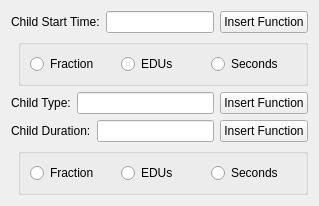
                                <widget class="QWidget" name="childEventDefContSweepPage">
                                  <layout class="QVBoxLayout" name="childEventDefContSweepPageLayout">
                                          <item>
                                          <layout class="QHBoxLayout" name="childEventDefStartTimeLayout">
                                              <item>
                                                  <widget class="QLabel" name="childEventDefStartTimeLabel">
                                                  <property name="text"><string>Child Start Time:</string></property>
                                                  </widget>
                                              </item>
                                              <item>
                                                  <widget class="QLineEdit" name="childDefEntry1"/>
                                              </item>
                                              <item>
                                                  <widget class="QPushButton" name="childEventDefStartTimeFunButton">
                                                  <property name="text">
                                                      <string>Insert Function</string>
                                                  </property>
                                                  </widget>
                                              </item>
                                          </layout>
                                          </item>
                                          <item>
                                          <layout class="QHBoxLayout">
                                            <item>
                                              <spacer name="childEventDeStartTypeSpacer">
                                                <property name="orientation"><enum>Qt::Horizontal</enum></property>
                                              </spacer>
                                            </item>
                                            <item>
                                              <widget class="QGroupBox" name="childEventDefStartTypeGroup">
                                              <property name="minimumHeight"><number>50</number></property>
                                              <property name="maximumHeight"><number>50</number></property>
                                              <property name="minimumWidth"><number>450</number></property>
                                              <property name="maximumWidth"><number>450</number></property>
                                              <layout class="QHBoxLayout" name="childEventDefStartTypeLayout">
                                                  <item>
                                                    <widget class="QRadioButton" name="startTypePercentRadio">
                                                    <property name="text"><string>Fraction</string></property>
                                                    </widget>
                                                  </item>
                                                  <item>
                                                    <widget class="QRadioButton" name="startTypeUnitsRadio">
                                                    <property name="text"><string>EDUs</string></property>
                                                    </widget>
                                                  </item>
                                                  <item>
                                                    <widget class="QRadioButton" name="startTypeSecondsRadio">
                                                    <property name="text"><string>Seconds</string></property>
                                                    </widget>
                                                  </item>
                                              </layout>
                                              </widget>
                                            </item>
                                          </layout>
                                          </item>
                                          <item>
                                          <layout class="QHBoxLayout" name="childEventDefChildTypeLayout">
                                              <item>
                                                  <widget class="QLabel" name="childEventDefChildTypeLabel">
                                                  <property name="text"><string>Child Type:</string></property>
                                                  </widget>
                                              </item>
                                              <item>
                                                  <widget class="QLineEdit" name="childDefEntry2"/>
                                              </item>
                                              <item>
                                                  <widget class="QPushButton" name="childEventDefChildTypeFunButton">
                                                  <property name="text">
                                                      <string>Insert Function</string>
                                                  </property>
                                                  </widget>
                                              </item>
                                          </layout>
                                          </item>
                                          <item>
                                          <layout class="QHBoxLayout" name="childEventDefDurationLayout">
                                              <item>
                                                  <widget class="QLabel" name="childEventDefDurationLabel">
                                                  <property name="text"><string>Child Duration:</string></property>
                                                  </widget>
                                              </item>
                                              <item>
                                                  <widget class="QLineEdit" name="childDefEntry3"/>
                                              </item>
                                              <item>
                                                  <widget class="QPushButton" name="childEventDefDurationFunButton">
                                                  <property name="text">
                                                      <string>Insert Function</string>
                                                  </property>
                                                  </widget>
                                              </item>
                                          </layout>
                                          </item>
                                          <item>
                                          <layout class="QHBoxLayout">
                                            <item>
                                              <spacer name="childEventDefDurationTypeSpacer">
                                                <property name="orientation"><enum>Qt::Horizontal</enum></property>
                                              </spacer>
                                            </item>
                                            <item>
                                              <widget class="QGroupBox" name="childEventDefDurationTypeGroup">
                                              <property name="minimumHeight"><number>50</number></property>
                                              <property name="maximumHeight"><number>50</number></property>
                                              <property name="minimumWidth"><number>450</number></property>
                                              <property name="maximumWidth"><number>450</number></property>
                                              <layout class="QHBoxLayout" name="childEventDefDurationTypeLayout">
                                                  <item>
                                                    <widget class="QRadioButton" name="durationTypePercentRadio">
                                                    <property name="text"><string>Fraction</string></property>
                                                    </widget>
                                                  </item>
                                                  <item>
                                                    <widget class="QRadioButton" name="durationTypeUnitsRadio">
                                                    <property name="text"><string>EDUs</string></property>
                                                    </widget>
                                                  </item>
                                                  <item>
                                                    <widget class="QRadioButton" name="durationTypeSecondsRadio">
                                                    <property name="text"><string>Seconds</string></property>
                                                    </widget>
                                                  </item>
                                              </layout>
                                              </widget>
                                            </item>
                                          </layout>
                                          </item>
                                  </layout>
                                </widget>
